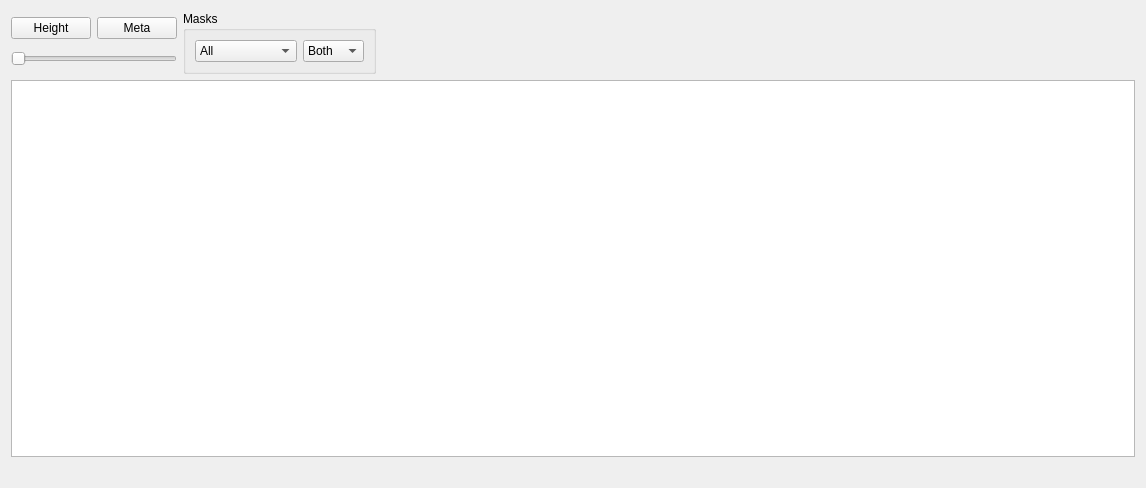
<?xml version="1.0" encoding="UTF-8"?>
<ui version="4.0">
 <class>VmapViewer</class>
 <widget class="QWidget" name="VmapViewer">
  <property name="geometry">
   <rect>
    <x>0</x>
    <y>0</y>
    <width>1146</width>
    <height>488</height>
   </rect>
  </property>
  <property name="windowTitle">
   <string>Form</string>
  </property>
  <layout class="QVBoxLayout" name="verticalLayout_2">
   <item>
    <layout class="QHBoxLayout" name="horizontalLayout_3">
     <property name="sizeConstraint">
      <enum>QLayout::SetMaximumSize</enum>
     </property>
     <item>
      <layout class="QVBoxLayout" name="verticalLayout">
       <property name="sizeConstraint">
        <enum>QLayout::SetMaximumSize</enum>
       </property>
       <item>
        <layout class="QHBoxLayout" name="horizontalLayout">
         <item>
          <widget class="QPushButton" name="heightButton">
           <property name="maximumSize">
            <size>
             <width>100</width>
             <height>16777215</height>
            </size>
           </property>
           <property name="text">
            <string>Height</string>
           </property>
           <property name="checkable">
            <bool>true</bool>
           </property>
          </widget>
         </item>
         <item>
          <widget class="QPushButton" name="metaButton">
           <property name="maximumSize">
            <size>
             <width>100</width>
             <height>16777215</height>
            </size>
           </property>
           <property name="text">
            <string>Meta</string>
           </property>
           <property name="checkable">
            <bool>true</bool>
           </property>
          </widget>
         </item>
        </layout>
       </item>
       <item>
        <widget class="QSlider" name="mixSlider">
         <property name="maximumSize">
          <size>
           <width>400</width>
           <height>16777215</height>
          </size>
         </property>
         <property name="orientation">
          <enum>Qt::Horizontal</enum>
         </property>
        </widget>
       </item>
      </layout>
     </item>
     <item>
      <widget class="QGroupBox" name="groupBox">
       <property name="maximumSize">
        <size>
         <width>200</width>
         <height>16777215</height>
        </size>
       </property>
       <property name="title">
        <string>Masks</string>
       </property>
       <layout class="QHBoxLayout" name="horizontalLayout_2">
        <item>
         <widget class="QComboBox" name="maskCombo">
          <item>
           <property name="text">
            <string>All</string>
           </property>
          </item>
          <item>
           <property name="text">
            <string>Delta</string>
           </property>
          </item>
          <item>
           <property name="text">
            <string>ObjShadow</string>
           </property>
          </item>
          <item>
           <property name="text">
            <string>Material</string>
           </property>
          </item>
          <item>
           <property name="text">
            <string>Double Level</string>
           </property>
          </item>
          <item>
           <property name="text">
            <string>Shadowed</string>
           </property>
          </item>
         </widget>
        </item>
        <item>
         <widget class="QComboBox" name="levelComboBox">
          <item>
           <property name="text">
            <string>Both</string>
           </property>
          </item>
          <item>
           <property name="text">
            <string>Up</string>
           </property>
          </item>
          <item>
           <property name="text">
            <string>Down</string>
           </property>
          </item>
         </widget>
        </item>
       </layout>
      </widget>
     </item>
     <item>
      <spacer name="horizontalSpacer_2">
       <property name="orientation">
        <enum>Qt::Horizontal</enum>
       </property>
       <property name="sizeHint" stdset="0">
        <size>
         <width>10000</width>
         <height>20</height>
        </size>
       </property>
      </spacer>
     </item>
     <item>
      <spacer name="horizontalSpacer">
       <property name="orientation">
        <enum>Qt::Horizontal</enum>
       </property>
       <property name="sizeHint" stdset="0">
        <size>
         <width>400</width>
         <height>20</height>
        </size>
       </property>
      </spacer>
     </item>
    </layout>
   </item>
   <item>
    <widget class="ImageGraphicsView" name="graphicsView">
     <property name="cursor" stdset="0">
      <cursorShape>ArrowCursor</cursorShape>
     </property>
     <property name="interactive">
      <bool>true</bool>
     </property>
     <property name="dragMode">
      <enum>QGraphicsView::ScrollHandDrag</enum>
     </property>
     <property name="transformationAnchor">
      <enum>QGraphicsView::AnchorUnderMouse</enum>
     </property>
     <property name="resizeAnchor">
      <enum>QGraphicsView::AnchorUnderMouse</enum>
     </property>
    </widget>
   </item>
   <item>
    <widget class="QLabel" name="statusLabel">
     <property name="text">
      <string/>
     </property>
    </widget>
   </item>
  </layout>
 </widget>
 <customwidgets>
  <customwidget>
   <class>ImageGraphicsView</class>
   <extends>QGraphicsView</extends>
   <header location="global">vangers/plugins/vmap/imagegraphicsview.h</header>
  </customwidget>
 </customwidgets>
 <resources/>
 <connections/>
</ui>
